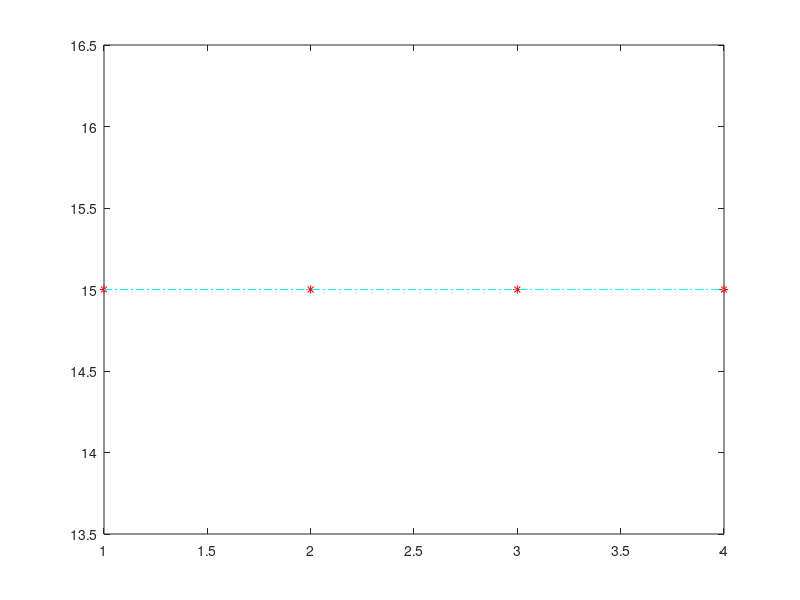

Reproduce this figure in MATLAB.
%% 主要符号说明 
%% C n个物品的坐标，n×2的矩阵 
%% NC_max 最大迭代次数 
%% m 蚂蚁个数 
%% Alpha 表征局部信息素重要程度的参数 
%% Beta 表征启发式因子重要程度的参数 
%% kethe表征全局信息素重要程度的参数 
%% Rho 信息素蒸发系数 
%% Q 当解不稳定时全局信息素增加强度系数 
%% V_best 最终结果
%% R_best 各代最佳组合
%% Q_best 各代最佳组合的价值 
%%========================================================================= 
%%第一步：变量初始化 
%C=[55,95;10,4;47,60;5,32;4,23;50,72;8,80;61,62;85,65;87,46];
%KV=269; 
%C=[44,92;46,4;90,43;72,83;91,84;40,68;75,92;35,82;8,6;54,44;78,32;40,18;77,56;15,83;61,25;17,96;75,70;29,48;75,14;63,58];
%KV=878;
%a=[72,490,651,833,883,489,359,337,267,441,70,934,467,661,220,329,440,774,595,98,424,37,807,320,501,309,834,851,34,459,111,253,159,858,793,145,651,856,400,285,405,95,391,19,96,273,152,473,448,231];
%b=[438,754,699,587,789,912,819,347,511,287,541,784,676,198,572,914,988,4,355,569,144,272,531,556,741,489,321,84,194,483,205,607,399,747,118,651,806,9,607,121,370,999,494,743,967,718,397,589,193,369];
%KV=11258;
%b=[350,310,300,295,290,287,283,280,272,270,265,251,230,220,215,212,207,203,202,200,198,196,190,182,181,175,160,155,154,140,132,125,110,105,101,92,83,77,75,73,72,70,69,66,60,58,45,40,38,36,33,31,27,23,20,19,10,9,4,1];
%a=[135,133,130,11,128,123,20,75,9,66,105,43,18,5,37,90,22,85,9,80,70,17,60,35,57,35,61,40,8,50,32,40,72,35,100,2,7,19,28,10,22,27,30,88,91,47,68,108,10,12,43,11,20,37,17,4,3,21,10,67];
%KV=3200;
a=[6,3,5,4,6];%物品价值
b=[2,2,6,5,4];%物品重量
KV=10; 
C=[a',b'];
n=size(C,1);%n表示问题的规模（物品个数） 
m=n;
u=n/10;
D=zeros(1,n);
D=C(:,1)./C(:,2); %物品价值与重量之比
D=D';
place=[1,2,3,4,5];
%贪婪算法计算
for j=1:n
    for i=1:(n-j)
        if(D(i)<D(i+1))
            t1=D(i);
            t2=a(i);
            t3=b(i);
            t4=place(i);
            D(i)=D(i+1);
            a(i)=a(i+1);
            b(i)=b(i+1);
            place(i)=place(i+1);
            D(i+1)=t1;
            a(i+1)=t2;
            b(i+1)=t3;
            place(i+1)=t4;
        end
    end
end
C=[a',b'];
V_best=0; %最优价值 
W_best=0; %最优价值对应重量
p=1;
while W_best<=KV
    V_best=V_best+a(p);
    W_best=W_best+b(p);
    p=p+1;
end
V_best=V_best-a(p-1);
W_best=W_best-b(p-1);
Eta=zeros(n);
for i=1:n
    Eta(i) = D(i) ;      %Eta为启发因子，这里设为D
end
NC_max=n-1; 
Alpha=1;
kethe=1;
Beta=1; 
Rho=0.3; 
theta=0.7;
gama=0.15;
Q=0.1; 
Tau=ones(n);%Tau为局部信息素矩阵  
Tabu=zeros(m,n); %禁忌表矩阵
ramta=ones(n);%ramta为全局信息素矩阵 
NC=1;%迭代计数器
Q_best=zeros(NC_max,1); %各代最佳组合的价值 
R_best=zeros(NC_max,n);  %各代最佳组合
t=1;
while NC<=NC_max    %停止条件之一：达到最大迭代次数  
%%第二步：把贪婪算法的前t个选择赋予禁忌表 
            S=zeros(1,m);%每只蚂蚁选择物品总价值
            W=zeros(1,m);%每只蚂蚁选择物品总重量
            for i=1:t
                Tabu(:,i)=i;%把贪婪算法的前t个选择赋予禁忌表
            end
%%第三步：m只蚂蚁按概率函数选择下一个物品，完成各自的选择
            for i=1:m
                for j=1:t
                    if W(i)+b(j)<=KV
                       S(i)=S(i)+a(j); %赋于每只蚂蚁初始价值
                       W(i)=W(i)+b(j); %赋于每只蚂蚁初始重量
                   end
                end
            end
            for i=1:m 
                for j=(t+1):n 
                    puted=Tabu(i,1:(j-1));%已选择的物品 
                    Jc=0; 
                    for k=(t+1):n 
                        if length(find(puted==k))==0
                            if  W(i)+C(k,2)<=KV
                                Jc=Jc+1; 
                                J(Jc)=k; %目前为止，待选的物品
                                P=zeros(1,Jc);
                            end
                        end 
                    end 
                    %下面计算待选物品的概率分布 
                   if Jc>0
                        for k=1:Jc
                            P(k)=(theta*Tau(J(k))^Alpha+(1-theta)*ramta(J(k))^kethe)*(Eta(J(k))^Beta);
                        end
                   end
                   P=P/(sum(P));
                   %按概率原则选取下一个物品
                   Pcum=cumsum(P);%元素累加即求和
                   Select=find(Pcum>=rand);%若计算的概率大于随机概率的就选择
                   to_visit=J(Select(1)); %按轮盘赌选取
                   h=0;
                   if  find(puted==to_visit)
                       h=1;
                   end
                   if W(i)+C(to_visit,2)<=KV&&h==0
                      S(i)=S(i)+C(to_visit,1);%蚂蚁价值累加
                      W(i)=W(i)+C(to_visit,2);%蚂蚁重量累加
                      Tabu(i,j)=to_visit;%将选择的物品加入禁忌表
                      if Tabu(i,j-1)>0
                         Tau(to_visit)=(1-Rho).*Tau(to_visit)+u*S(i)/sum(S);%局部信息素更新
                      end
                  end
                end 
            end 
%%第四步：更新信息素
            v=max(S);
            p=find(S==max(S));
            if v>V_best
                V_best=v;
                W_best=W(p(1));  
                Q_best(NC)=max(S); 
                pos=find(S==Q_best(NC)); 
                R_best(NC,:)=Tabu(pos(1),:); 
            else
                t=t+1;
                Q_best(NC)=v; 
                R_best(NC,:)=Tabu(p(1),:); 
            end
            s=2;
            q=find(S==max(S));
            for i=1:length(q)
                if s<=n&&Tabu(q(i),s)>0
                   ramta(Tabu(q(i),s))=ramta(Tabu(q(i),s))+u*S(q(i))/sum(S);%全局信息素更新
                   s=s+1; 
               end
            end
            NC=NC+1;
end
%%第六步：输出结果 
xi=[];
pos=find(Q_best==V_best);
Best_choice=R_best(pos(1),:);
for i=1:length(Best_choice)
    if(Best_choice(i)~=0)
        xi=[xi,place(Best_choice(i))];
    end
end
V_best
W_best
xi
X=1:1:NC_max;
Y=Q_best(X);
plot(X,Y,'r*',X,Y,'c-.')